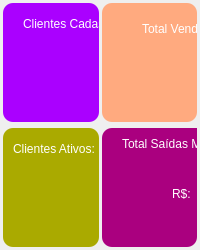
                              <widget class="QFrame" name="frame_44">
                               <property name="styleSheet">
                                <string notr="true"/>
                               </property>
                               <property name="frameShape">
                                <enum>QFrame::NoFrame</enum>
                               </property>
                               <property name="frameShadow">
                                <enum>QFrame::Raised</enum>
                               </property>
                               <layout class="QVBoxLayout" name="verticalLayout_16">
                                <property name="spacing">
                                 <number>0</number>
                                </property>
                                <property name="leftMargin">
                                 <number>0</number>
                                </property>
                                <property name="topMargin">
                                 <number>0</number>
                                </property>
                                <property name="rightMargin">
                                 <number>0</number>
                                </property>
                                <property name="bottomMargin">
                                 <number>0</number>
                                </property>
                                <item>
                                 <widget class="QFrame" name="frame_47">
                                  <property name="minimumSize">
                                   <size>
                                    <width>0</width>
                                    <height>250</height>
                                   </size>
                                  </property>
                                  <property name="frameShape">
                                   <enum>QFrame::NoFrame</enum>
                                  </property>
                                  <property name="frameShadow">
                                   <enum>QFrame::Raised</enum>
                                  </property>
                                  <layout class="QHBoxLayout" name="horizontalLayout_21">
                                   <property name="spacing">
                                    <number>3</number>
                                   </property>
                                   <property name="leftMargin">
                                    <number>3</number>
                                   </property>
                                   <property name="topMargin">
                                    <number>3</number>
                                   </property>
                                   <property name="rightMargin">
                                    <number>3</number>
                                   </property>
                                   <property name="bottomMargin">
                                    <number>3</number>
                                   </property>
                                   <item>
                                    <widget class="QFrame" name="frame_51">
                                     <property name="frameShape">
                                      <enum>QFrame::NoFrame</enum>
                                     </property>
                                     <property name="frameShadow">
                                      <enum>QFrame::Raised</enum>
                                     </property>
                                     <layout class="QVBoxLayout" name="verticalLayout_18">
                                      <property name="leftMargin">
                                       <number>0</number>
                                      </property>
                                      <property name="topMargin">
                                       <number>0</number>
                                      </property>
                                      <property name="rightMargin">
                                       <number>0</number>
                                      </property>
                                      <property name="bottomMargin">
                                       <number>0</number>
                                      </property>
                                      <item>
                                       <widget class="QFrame" name="frame_59">
                                        <property name="styleSheet">
                                         <string notr="true">background-color: rgb(170, 0, 255);
border-radius: 10px;</string>
                                        </property>
                                        <property name="frameShape">
                                         <enum>QFrame::StyledPanel</enum>
                                        </property>
                                        <property name="frameShadow">
                                         <enum>QFrame::Raised</enum>
                                        </property>
                                        <widget class="QLabel" name="label_19">
                                         <property name="geometry">
                                          <rect>
                                           <x>20</x>
                                           <y>10</y>
                                           <width>171</width>
                                           <height>21</height>
                                          </rect>
                                         </property>
                                         <property name="styleSheet">
                                          <string notr="true">color: rgb(255, 255, 255);
font: 87 12pt &quot;Segoe UI Black&quot;;</string>
                                         </property>
                                         <property name="text">
                                          <string>Clientes Cadastrados:</string>
                                         </property>
                                        </widget>
                                        <widget class="QLabel" name="label_20">
                                         <property name="geometry">
                                          <rect>
                                           <x>100</x>
                                           <y>40</y>
                                           <width>111</width>
                                           <height>31</height>
                                          </rect>
                                         </property>
                                         <property name="styleSheet">
                                          <string notr="true">font: 87 12pt &quot;Segoe UI Black&quot;;
color: rgb(255, 255, 255);</string>
                                         </property>
                                         <property name="text">
                                          <string>100</string>
                                         </property>
                                        </widget>
                                       </widget>
                                      </item>
                                      <item>
                                       <widget class="QFrame" name="frame_58">
                                        <property name="styleSheet">
                                         <string notr="true">background-color: rgb(170, 170, 0);
border-radius: 10px;</string>
                                        </property>
                                        <property name="frameShape">
                                         <enum>QFrame::StyledPanel</enum>
                                        </property>
                                        <property name="frameShadow">
                                         <enum>QFrame::Raised</enum>
                                        </property>
                                        <widget class="QLabel" name="label_32">
                                         <property name="geometry">
                                          <rect>
                                           <x>10</x>
                                           <y>10</y>
                                           <width>171</width>
                                           <height>21</height>
                                          </rect>
                                         </property>
                                         <property name="styleSheet">
                                          <string notr="true">color: rgb(255, 255, 255);
font: 87 12pt &quot;Segoe UI Black&quot;;</string>
                                         </property>
                                         <property name="text">
                                          <string>Clientes Ativos:</string>
                                         </property>
                                        </widget>
                                        <widget class="QLabel" name="label_33">
                                         <property name="geometry">
                                          <rect>
                                           <x>100</x>
                                           <y>50</y>
                                           <width>111</width>
                                           <height>31</height>
                                          </rect>
                                         </property>
                                         <property name="styleSheet">
                                          <string notr="true">font: 87 12pt &quot;Segoe UI Black&quot;;
color: rgb(255, 255, 255);</string>
                                         </property>
                                         <property name="text">
                                          <string>95</string>
                                         </property>
                                        </widget>
                                       </widget>
                                      </item>
                                     </layout>
                                    </widget>
                                   </item>
                                   <item>
                                    <widget class="QFrame" name="frame_52">
                                     <property name="frameShape">
                                      <enum>QFrame::NoFrame</enum>
                                     </property>
                                     <property name="frameShadow">
                                      <enum>QFrame::Raised</enum>
                                     </property>
                                     <layout class="QVBoxLayout" name="verticalLayout_19">
                                      <property name="leftMargin">
                                       <number>0</number>
                                      </property>
                                      <property name="topMargin">
                                       <number>0</number>
                                      </property>
                                      <property name="rightMargin">
                                       <number>0</number>
                                      </property>
                                      <property name="bottomMargin">
                                       <number>0</number>
                                      </property>
                                      <item>
                                       <widget class="QFrame" name="frame_61">
                                        <property name="styleSheet">
                                         <string notr="true">background-color: rgb(255, 170, 127);
border-radius: 10px;</string>
                                        </property>
                                        <property name="frameShape">
                                         <enum>QFrame::StyledPanel</enum>
                                        </property>
                                        <property name="frameShadow">
                                         <enum>QFrame::Raised</enum>
                                        </property>
                                        <widget class="QLabel" name="label_21">
                                         <property name="geometry">
                                          <rect>
                                           <x>40</x>
                                           <y>10</y>
                                           <width>161</width>
                                           <height>31</height>
                                          </rect>
                                         </property>
                                         <property name="styleSheet">
                                          <string notr="true">font: 87 12pt &quot;Segoe UI Black&quot;;
color: rgb(255, 255, 255);</string>
                                         </property>
                                         <property name="text">
                                          <string>Total Vendas Mês:</string>
                                         </property>
                                        </widget>
                                        <widget class="QLabel" name="label_22">
                                         <property name="geometry">
                                          <rect>
                                           <x>100</x>
                                           <y>40</y>
                                           <width>31</width>
                                           <height>31</height>
                                          </rect>
                                         </property>
                                         <property name="styleSheet">
                                          <string notr="true">font: 87 12pt &quot;Segoe UI Black&quot;;
color: rgb(255, 255, 255);</string>
                                         </property>
                                         <property name="text">
                                          <string>R$:</string>
                                         </property>
                                        </widget>
                                        <widget class="QLabel" name="label_24">
                                         <property name="geometry">
                                          <rect>
                                           <x>140</x>
                                           <y>40</y>
                                           <width>111</width>
                                           <height>31</height>
                                          </rect>
                                         </property>
                                         <property name="styleSheet">
                                          <string notr="true">font: 87 12pt &quot;Segoe UI Black&quot;;
color: rgb(255, 255, 255);</string>
                                         </property>
                                         <property name="text">
                                          <string>15.870,00</string>
                                         </property>
                                        </widget>
                                       </widget>
                                      </item>
                                      <item>
                                       <widget class="QFrame" name="frame_60">
                                        <property name="styleSheet">
                                         <string notr="true">background-color: rgb(170, 0, 127);
border-radius: 10px;</string>
                                        </property>
                                        <property name="frameShape">
                                         <enum>QFrame::StyledPanel</enum>
                                        </property>
                                        <property name="frameShadow">
                                         <enum>QFrame::Raised</enum>
                                        </property>
                                        <widget class="QLabel" name="label_28">
                                         <property name="geometry">
                                          <rect>
                                           <x>20</x>
                                           <y>0</y>
                                           <width>161</width>
                                           <height>31</height>
                                          </rect>
                                         </property>
                                         <property name="styleSheet">
                                          <string notr="true">font: 87 12pt &quot;Segoe UI Black&quot;;
color: rgb(255, 255, 255);</string>
                                         </property>
                                         <property name="text">
                                          <string>Total Saídas Mês:</string>
                                         </property>
                                        </widget>
                                        <widget class="QLabel" name="label_29">
                                         <property name="geometry">
                                          <rect>
                                           <x>70</x>
                                           <y>50</y>
                                           <width>31</width>
                                           <height>31</height>
                                          </rect>
                                         </property>
                                         <property name="styleSheet">
                                          <string notr="true">font: 87 12pt &quot;Segoe UI Black&quot;;
color: rgb(255, 255, 255);</string>
                                         </property>
                                         <property name="text">
                                          <string>R$:</string>
                                         </property>
                                        </widget>
                                        <widget class="QLabel" name="label_30">
                                         <property name="geometry">
                                          <rect>
                                           <x>120</x>
                                           <y>50</y>
                                           <width>111</width>
                                           <height>31</height>
                                          </rect>
                                         </property>
                                         <property name="styleSheet">
                                          <string notr="true">font: 87 12pt &quot;Segoe UI Black&quot;;
color: rgb(255, 255, 255);</string>
                                         </property>
                                         <property name="text">
                                          <string>5.870,00</string>
                                         </property>
                                        </widget>
                                       </widget>
                                      </item>
                                     </layout>
                                    </widget>
                                   </item>
                                  </layout>
                                 </widget>
                                </item>
                                <item>
                                 <widget class="QFrame" name="frame_48">
                                  <property name="frameShape">
                                   <enum>QFrame::StyledPanel</enum>
                                  </property>
                                  <property name="frameShadow">
                                   <enum>QFrame::Raised</enum>
                                  </property>
                                 </widget>
                                </item>
                               </layout>
                              </widget>
